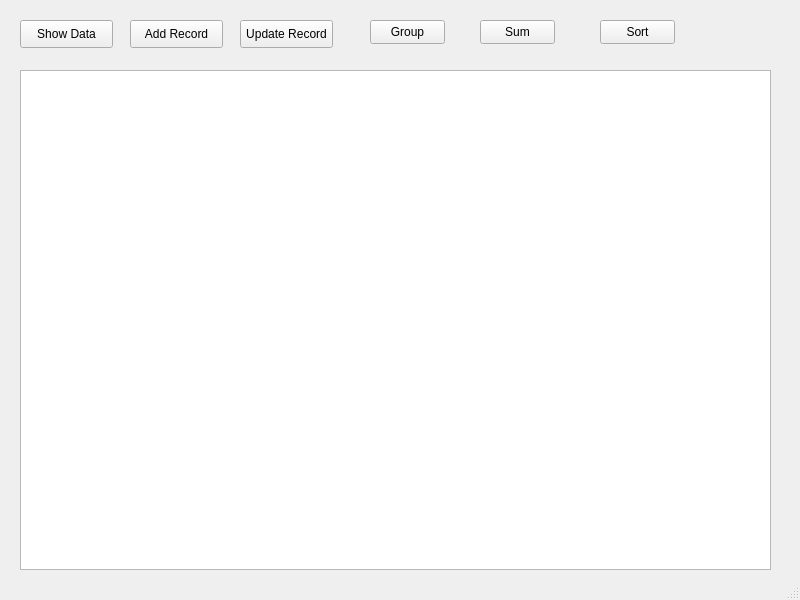
<?xml version="1.0" encoding="UTF-8"?>
<ui version="4.0">
 <class>MainWindow</class>
 <widget class="QMainWindow" name="MainWindow">
  <property name="geometry">
   <rect>
    <x>0</x>
    <y>0</y>
    <width>800</width>
    <height>600</height>
   </rect>
  </property>
  <property name="windowTitle">
   <string>MainWindow</string>
  </property>
  <widget class="QWidget" name="centralwidget">
   <widget class="QPushButton" name="buttonShowData">
    <property name="geometry">
     <rect>
      <x>20</x>
      <y>20</y>
      <width>93</width>
      <height>28</height>
     </rect>
    </property>
    <property name="text">
     <string>Show Data</string>
    </property>
   </widget>
   <widget class="QPushButton" name="buttonAddData">
    <property name="geometry">
     <rect>
      <x>130</x>
      <y>20</y>
      <width>93</width>
      <height>28</height>
     </rect>
    </property>
    <property name="text">
     <string>Add Record</string>
    </property>
   </widget>
   <widget class="QPushButton" name="buttonUpdateData">
    <property name="geometry">
     <rect>
      <x>240</x>
      <y>20</y>
      <width>93</width>
      <height>28</height>
     </rect>
    </property>
    <property name="text">
     <string>Update Record</string>
    </property>
   </widget>
   <widget class="QTableView" name="tableView">
    <property name="geometry">
     <rect>
      <x>20</x>
      <y>70</y>
      <width>751</width>
      <height>500</height>
     </rect>
    </property>
   </widget>
   <widget class="QPushButton" name="buttonGroupBy">
    <property name="geometry">
     <rect>
      <x>370</x>
      <y>20</y>
      <width>75</width>
      <height>24</height>
     </rect>
    </property>
    <property name="text">
     <string>Group</string>
    </property>
   </widget>
   <widget class="QPushButton" name="buttonSumScores">
    <property name="geometry">
     <rect>
      <x>480</x>
      <y>20</y>
      <width>75</width>
      <height>24</height>
     </rect>
    </property>
    <property name="text">
     <string>Sum</string>
    </property>
   </widget>
   <widget class="QPushButton" name="buttonSortByScore">
    <property name="geometry">
     <rect>
      <x>600</x>
      <y>20</y>
      <width>75</width>
      <height>24</height>
     </rect>
    </property>
    <property name="text">
     <string>Sort</string>
    </property>
   </widget>
  </widget>
  <widget class="QMenuBar" name="menubar">
   <property name="geometry">
    <rect>
     <x>0</x>
     <y>0</y>
     <width>800</width>
     <height>22</height>
    </rect>
   </property>
  </widget>
  <widget class="QStatusBar" name="statusbar"/>
 </widget>
 <resources/>
 <connections/>
</ui>
